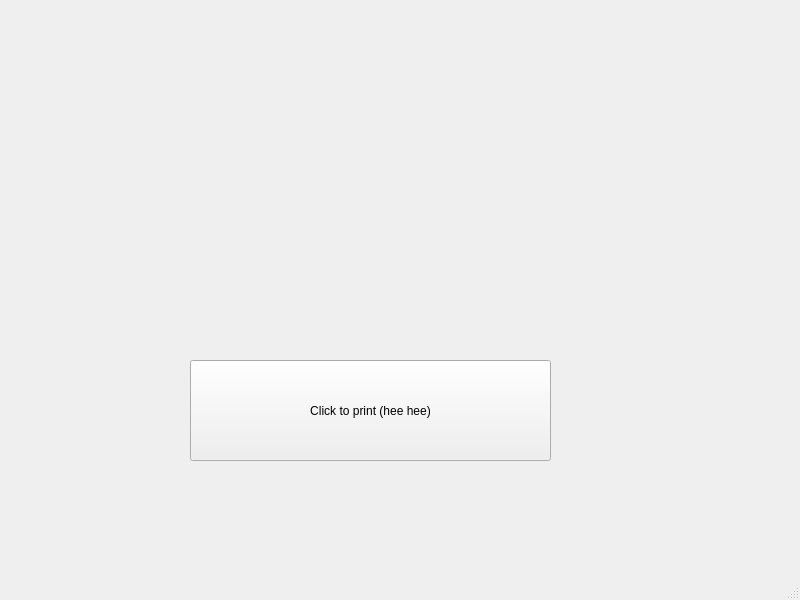
<?xml version="1.0" encoding="UTF-8"?>
<ui version="4.0">
 <class>MainWindow</class>
 <widget class="QMainWindow" name="MainWindow">
  <property name="geometry">
   <rect>
    <x>0</x>
    <y>0</y>
    <width>800</width>
    <height>600</height>
   </rect>
  </property>
  <property name="windowTitle">
   <string>MainWindow</string>
  </property>
  <widget class="QWidget" name="centralwidget">
   <widget class="QLabel" name="label">
    <property name="geometry">
     <rect>
      <x>180</x>
      <y>120</y>
      <width>391</width>
      <height>131</height>
     </rect>
    </property>
    <property name="text">
     <string/>
    </property>
    <property name="scaledContents">
     <bool>true</bool>
    </property>
   </widget>
   <widget class="QPushButton" name="pushButton">
    <property name="geometry">
     <rect>
      <x>190</x>
      <y>360</y>
      <width>361</width>
      <height>101</height>
     </rect>
    </property>
    <property name="text">
     <string>Click to print (hee hee)</string>
    </property>
   </widget>
  </widget>
  <widget class="QMenuBar" name="menubar">
   <property name="geometry">
    <rect>
     <x>0</x>
     <y>0</y>
     <width>800</width>
     <height>22</height>
    </rect>
   </property>
  </widget>
  <widget class="QStatusBar" name="statusbar"/>
 </widget>
 <resources/>
 <connections/>
</ui>
